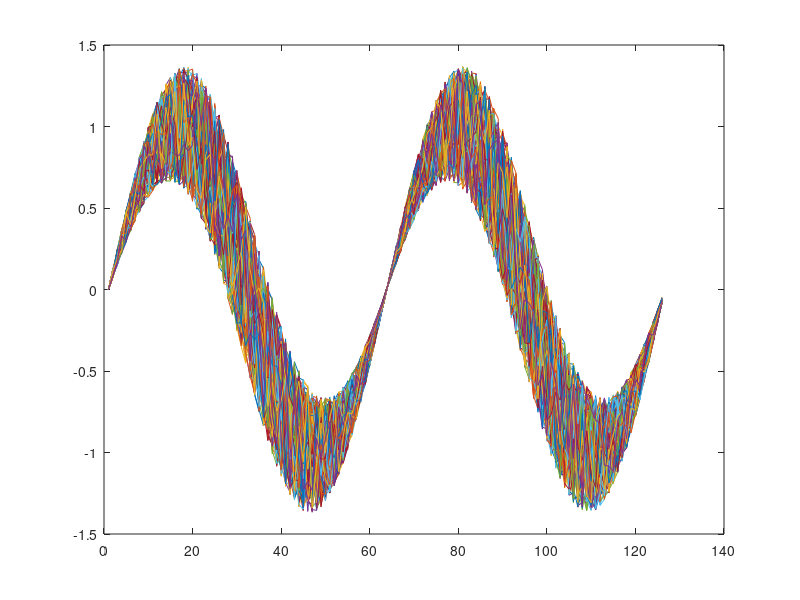
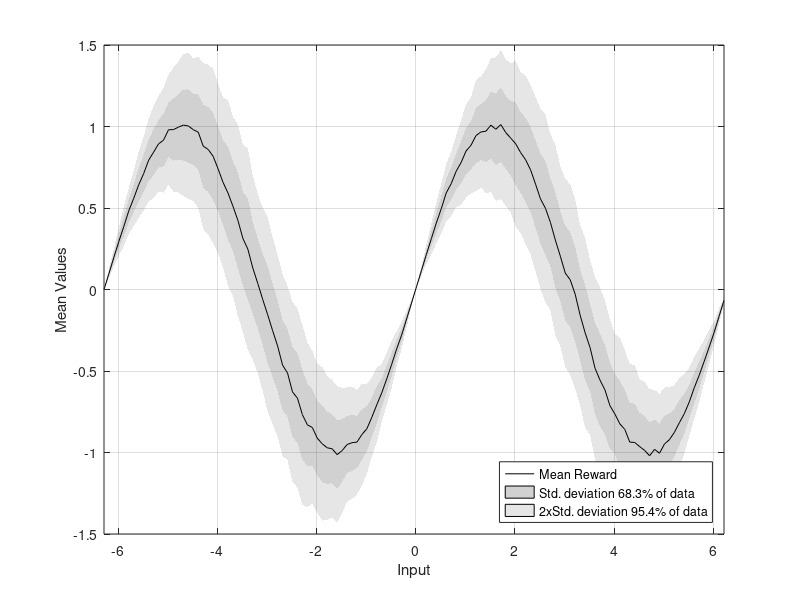

The MATLAB source for these figures, in order:
%variance test plot:

nrsamples = 200;


x_data = -2*pi:0.1:2*pi;
y_data = repmat(sin(x_data),nrsamples,1);
y_data = y_data + repmat(sin(0.5*x_data),nrsamples,1).*(rand(size(y_data,1),size(y_data,2))-0.5);

%dplot data
figure(1)
plot(y_data')

%calculate mean and variance:
mean_data = mean(y_data);
var_data = var(y_data);
stddev_data=sqrt(var_data);



%plot line variance:
fig_mean = figure(2)



lineadata_var_x=[x_data flip(x_data)];
lineadata_std1_y=[mean_data+stddev_data flip(mean_data-stddev_data)];
lineadata_std2_y=[mean_data+2.*stddev_data flip(mean_data-2.*stddev_data)];

p2 = fill(lineadata_var_x,lineadata_std2_y,[0.90 0.90 0.90], 'FaceAlpha', 1.0, 'edgeAlpha', 0.0);  %' , 'FaceColor', [0.82 0.82 0.82]
hold on;
p1 = fill(lineadata_var_x,lineadata_std1_y,[0.82 0.82 0.82], 'FaceAlpha', 1.0, 'edgeAlpha', 0.0);  %' , 'FaceColor', [0.82 0.82 0.82]

hold on;
grid on;
g1 = plot(x_data, mean_data,'k');
legend_handle = legend([g1, p1, p2], {'Mean Reward', 'Std. deviation 68.3% of data', '2xStd. deviation 95.4% of data'}, 'Location','southeast');
ylabel('Mean Values');
xlabel('Input');
set(gca,'Layer','top')
xlim([x_data(1),x_data(end)])
set(fig_mean, 'Position', [300 300 700 400])

